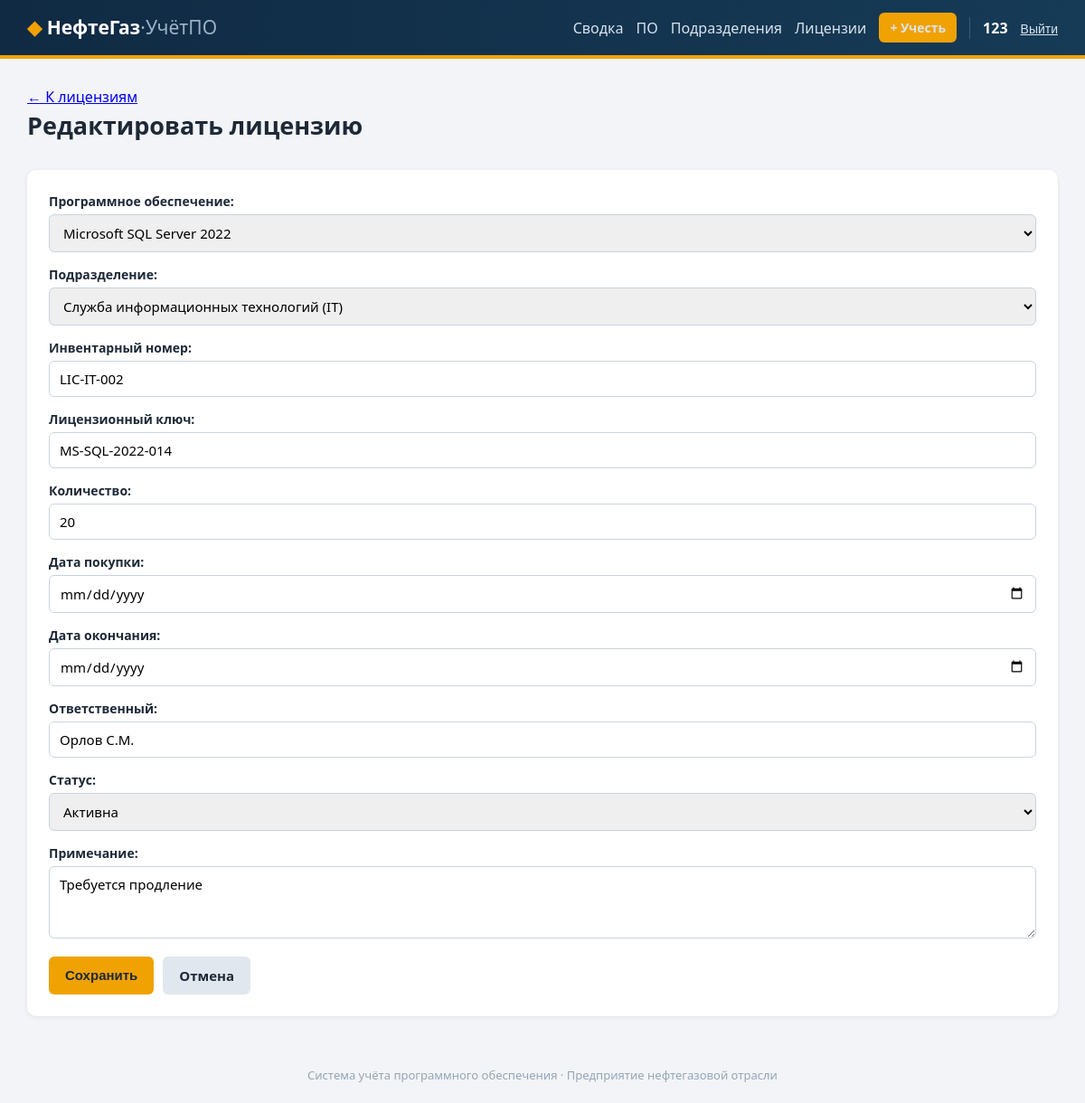
Page /licenses/13/edit/ (signed in) on the committed database.
### accounting/models.py (models this page shows, shortened)
class License(models.Model):
    STATUS_CHOICES = [
        ("active", "Активна"),
        ("expiring", "Истекает"),
        ("revoked", "Аннулирована"),
        ("reserve", "Резерв"),
    ]
    software = models.ForeignKey(
        Software,
        on_delete=models.CASCADE,
        related_name="licenses",
        verbose_name="Программное обеспечение",
    )
    department = models.ForeignKey(
        Department,
        on_delete=models.CASCADE,
        related_name="licenses",
        verbose_name="Подразделение",
    )
    inventory_number = models.CharField(
        max_length=50, unique=True, verbose_name="Инвентарный номер"
    )
    license_key = models.CharField(max_length=200, blank=True, verbose_name="Лицензионный ключ")
    quantity = models.PositiveIntegerField(default=1, verbose_name="Количество")
    purchase_date = models.DateField(verbose_name="Дата покупки")
    expiry_date = models.DateField(null=True, blank=True, verbose_name="Дата окончания")
    responsible = models.CharField(max_length=150, verbose_name="Ответственный")
    status = models.CharField(
        max_length=20, choices=STATUS_CHOICES, default="active", verbose_name="Статус"
    )
    notes = models.TextField(blank=True, verbose_name="Примечание")
    created_at = models.DateTimeField(auto_now_add=True, verbose_name="Учтено")
    created_by = models.ForeignKey(
        User,
        on_delete=models.SET_NULL,
        null=True,
        blank=True,
        verbose_name="Добавил",
    )
    class Meta:
        verbose_name = "Лицензия"
        verbose_name_plural = "Лицензии"
        ordering = ["-created_at"]

### accounting/views.py (the view)
# urls.py: path("licenses/<int:pk>/edit/", views.license_edit, name="license_edit"),
@login_required
def license_edit(request, pk):
    license = get_object_or_404(License, pk=pk)
    if request.method == "POST":
        form = LicenseForm(request.POST, instance=license)
        if form.is_valid():
            form.save()
            messages.success(request, "Данные лицензии обновлены")
            return redirect("accounting:license_detail", pk=license.pk)
    else:
        form = LicenseForm(instance=license)
    return render(
        request,
        "accounting/license_form.html",
        {"form": form, "title": "Редактировать лицензию", "license": license},
    )

### accounting/forms.py
class LicenseForm(forms.ModelForm):
    class Meta:
        model = License
        fields = (
            "software",
            "department",
            "inventory_number",
            "license_key",
            "quantity",
            "purchase_date",
            "expiry_date",
            "responsible",
            "status",
            "notes",
        )
        labels = {
            "software": "Программное обеспечение",
            "department": "Подразделение",
            "inventory_number": "Инвентарный номер",
            "license_key": "Лицензионный ключ",
            "quantity": "Количество",
            "purchase_date": "Дата покупки",
            "expiry_date": "Дата окончания",
            "responsible": "Ответственный",
            "status": "Статус",
            "notes": "Примечание",
        }
        widgets = {
            "purchase_date": forms.DateInput(attrs={"type": "date"}),
            "expiry_date": forms.DateInput(attrs={"type": "date"}),
            "notes": forms.Textarea(attrs={"rows": 3}),
        }

### accounting/models.py (called while the page is built)
    def __str__(self):
        return f"{self.name} ({self.code})"

    def __str__(self):
        return f"{self.name} {self.version}"

### accounting/templates/accounting/license_form.html (shortened to what this page needs)
{% extends "base.html" %}
{% block content %}
    <p><a href="{% url 'accounting:license_list' %}">← К лицензиям</a></p>
    <div class="page-head"><h1>{{ title }}</h1></div>
    <div class="form-card">
        <form method="post">
            {{ form.as_p }}
            <div class="form-actions">
                <button type="submit" class="btn">Сохранить</button>
                <a href="{% url 'accounting:license_list' %}" class="btn btn-secondary">Отмена</a>
            </div>
        </form>
    </div>
{% endblock %}

### accounting/templates/base.html (shortened to what this page needs)
{% load static %}
<!DOCTYPE html>
<html lang="ru">
<head>
    <link rel="stylesheet" href="{% static 'style.css' %}">
</head>
<body>
    <header class="site-header">
        <div class="container header-inner">
            <a href="{% url 'accounting:dashboard' %}" class="brand">
                <span class="brand-mark">◆</span> НефтеГаз<span class="brand-light">·УчётПО</span>
            </a>
            <nav class="nav">
                {% if user.is_authenticated %}
                    <a href="{% url 'accounting:dashboard' %}">Сводка</a>
                    <a href="{% url 'accounting:software_list' %}">ПО</a>
                    <a href="{% url 'accounting:department_list' %}">Подразделения</a>
                    <a href="{% url 'accounting:license_list' %}">Лицензии</a>
                    <a href="{% url 'accounting:license_create' %}" class="btn btn-small">+ Учесть</a>
                    <span class="user-name">{{ user.username }}</span>
                    <form action="{% url 'logout' %}" method="post" class="inline-form">
                        <button type="submit" class="btn-link">Выйти</button>
                    </form>
                {% else %}
                    <a href="{% url 'login' %}">Войти</a>
                    <a href="{% url 'accounting:register' %}" class="btn btn-small">Регистрация</a>
                {% endif %}
            </nav>
        </div>
    </header>
    <main class="container">
        {% block content %}{% endblock %}
    </main>
    <footer class="site-footer container">
        <p>Система учёта программного обеспечения · Предприятие нефтегазовой отрасли</p>
    </footer>
</body>
</html>

### static/style.css (style rules this page uses)
* { box-sizing: border-box; margin: 0; padding: 0; }
body { font-family: "Segoe UI", Arial, sans-serif; background: #f2f4f7; color: #1e2937; line-height: 1.5; }
.container { max-width: 1180px; margin: 0 auto; padding: 0 20px; }
.site-header { background: linear-gradient(90deg, #102a43 0%, #163b57 100%); border-bottom: 4px solid #f0a202; color: #fff; padding: 14px 0; margin-bottom: 30px; }
.header-inner { display: flex; align-items: center; justify-content: space-between; gap: 16px; flex-wrap: wrap; }
.brand { color: #fff; text-decoration: none; font-size: 21px; font-weight: 700; white-space: nowrap; }
.brand-mark { color: #f0a202; }
.brand-light { color: #9fb3c8; font-weight: 400; }
.nav { display: flex; align-items: center; gap: 14px; flex-wrap: wrap; }
.nav a { color: #d9e4ef; text-decoration: none; }
.user-name { font-weight: 600; color: #fff; border-left: 1px solid #3c5b76; padding-left: 14px; }
.inline-form { display: inline; }
.btn-link { background: none; border: none; color: #d9e4ef; cursor: pointer; font-size: 14px; text-decoration: underline; }
main { min-height: 65vh; }
h1 { font-size: 27px; margin-bottom: 6px; }
.page-head, .hero { display: flex; align-items: flex-start; justify-content: space-between; gap: 16px; margin-bottom: 22px; flex-wrap: wrap; }
.btn { display: inline-block; background: #f0a202; color: #1e2937; text-decoration: none; padding: 10px 18px; border: none; border-radius: 6px; cursor: pointer; font-size: 15px; font-weight: 600; }
.btn-small { padding: 6px 12px; font-size: 14px; }
.btn-secondary { background: #e1e7ee; color: #1e2937; }
.form-card, .auth-card { background: #fff; padding: 24px; border-radius: 10px; box-shadow: 0 1px 4px rgba(16,42,67,.08); margin-bottom: 20px; }
form p { margin-bottom: 14px; }
form label { display: block; font-weight: 600; margin-bottom: 4px; font-size: 14px; }
form input[type=text], form input[type=email], form input[type=password], form input[type=date], form input[type=number], form select, form textarea { width: 100%; padding: 9px 11px; border: 1px solid #c8d3de; border-radius: 6px; font-size: 15px; font-family: inherit; }
form textarea { resize: vertical; }
.form-actions { display: flex; gap: 10px; margin-top: 8px; }
.site-footer { color: #95a5b6; font-size: 13px; text-align: center; padding: 36px 0 20px; }

### rows in the picture
License: software "Microsoft SQL Server 2022", department "Служба информационных технологий (IT)", inventory_number "LIC-IT-002", license_key "MS-SQL-2022-014", quantity "20", responsible "Орлов С.М.", status "Активна", notes "Требуется продление"

### other values in the picture
{{ user.username }} "123"
{{ title }} "Редактировать лицензию"
